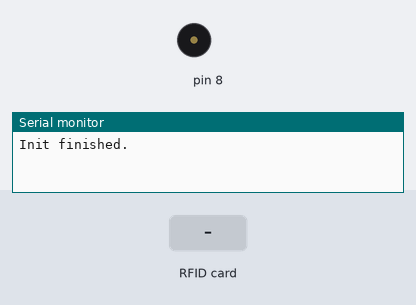
This sketch was run on a simulated Arduino Uno, built with avr-gcc and run on an emulated ATmega328P. Shown: buzzer (waves = sounding), the last lines printed to the serial monitor. Inputs (shaded band) come from the test bench.

Above: at 1.8 s.
1.9 s: RFID card 5E 7A 19 C4 held to the reader
At 3.05 s:
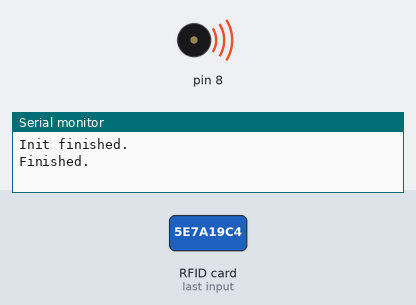
Timing chart, 0 to 4.9 s (numbered marks = the images above; inputs shaded):
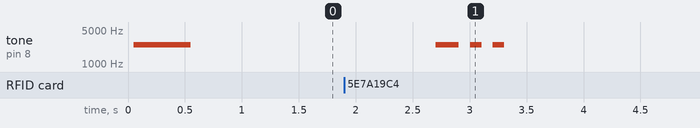

The sketch:

lakwsh.ino
```cpp
/*
 * RST/Reset   RST          9
 * SPI SS      SDA(SS)      10
 * SPI MOSI    MOSI         11 / ICSP-4
 * SPI MISO    MISO         12 / ICSP-1
 * SPI SCK     SCK          13 / ICSP-3
 */

#include <SPI.h>
#include <MFRC522.h>
#define RST_PIN    9
#define SS_PIN     10
MFRC522 mfrc522(SS_PIN,RST_PIN);
MFRC522::MIFARE_Key key;
MFRC522::StatusCode status;

void setup(){
    Serial.begin(9600);
    SPI.begin();          // 初始化SPI介面
    mfrc522.PCD_Init();   // 初始化MFRC522卡片
    beep(1,500);
    Serial.println("Init finished.\n");
    key={0x6C,0x61,0x6B,0x77,0x73,0x68};   //密碼B
}

void loop(){
    if(!detect()){
        delay(1000);
        return;
    }
    //if(!ReadAll()) Serial.println("Failed");         //讀取卡內所有數據
    //if(!ResetCard()) Serial.println("Failed");       //清除卡內除權限控制塊外所有數據
    //
    /**-------------------更改密碼------------------
    key={0xFF,0xFF,0xFF,0xFF,0xFF,0xFF};      //原卡KeyB用於獲取權限寫入數據
    // 权限控制 0F00FF0F KeyB无敌 KeyA无用
    // 前6個位為新寫入的KeyA，中間4位為權限控制，最後6位為KeyB
    byte data[]={0x00,0x00,0x00,0x00,0x00,0x00,0x0F,0x00,0xFF,0x0F,0x6C,0x61,0x6B,0x77,0x73,0x68};
    // 共有16個扇區，每個扇區一套獨立密碼保護
    //只會更改權限控制塊，扇區內另外3個數據塊不會被改動
    for(byte i=1;i<17;i++){
        if(!ChangePwd(i,data)){break;}
    }
    ----------------------------------------------**/
    /**-------------------讀取某塊------------------
    byte Block=60;         //讀取第60塊
    if(!GetAuth(Block)){
        Serial.print("無法獲取第");
        Serial.println(Block);
        Serial.println("塊的權限");
    }else{
        Read(Block);
    }
    ----------------------------------------------**/
    /**-------------------寫入某塊------------------
    byte Block=60;         //寫入第60塊
    byte data[]={0x12,0x34,0x56,0x78,0x90,0xAB,0xCD,0xEF,0x00,0x00,0x00,0x00,0x00,0x00,0x00,0x00};   //要寫入的數據
    if(!GetAuth(Block)){
        Serial.print("無法獲取第");
        Serial.println(Block);
        Serial.println("塊的權限");
    }else{
        if(!Write(Block,data)){
            Serial.print("無法寫入數據到第");
            Serial.println(Block);
            Serial.println("塊");
        }else{
            Read(Block);
        }
    }
    ----------------------------------------------**/
    Serial.println("Finished.\n");
    beep(2,100);
    HaltCard(1000);
    return;
}

bool ReadAll(){
    for(byte Block=3;Block<64;Block+=4){
        if(!GetAuth(Block)){
            Serial.print("Auth Error in Block: ");
            Serial.println(Block);
            Serial.println();
            return false;
        }
        for(char i=3;i+1>0;i--) Read(Block-i);
    }
    return true;
}

bool ResetCard(){
    byte data[]={0x00,0x00,0x00,0x00,0x00,0x00,0x00,0x00,0x00,0x00,0x00,0x00,0x00,0x00,0x00,0x00};
    for(byte Block=3;Block<64;Block+=4){
        if(!GetAuth(Block)){
            Serial.print("Auth Error in Block: ");
            Serial.println(Block);
            Serial.println();
            return false;
        }
        for(byte i=3;i>0;i--){
            if(Block-i==0) continue;
            if(!Write(Block-i,data)){
                Serial.print("Write Error in Block: ");
                Serial.println(Block-i);
                Serial.println();
                return false;
            }
            Read(Block-i);
        }
    }
    return true;
}

bool ChangePwd(byte sector,byte data[]){
    if(!GetAuth(sector*4-1)){
        Serial.print("Auth Error in Block: ");
        Serial.println(sector*4-1);
        Serial.println();
        return false;
    }
    if(Write(sector*4-1,data)) return true;
    return false;
}

//-----------------------------------Basic Function-----------------------------------//

void beep(byte btime,unsigned long blong){
    for(byte i=0;i<btime;i++){
        tone(8,2489,blong);
        delay(blong+100);
    }
}

bool detect(){
    if(!mfrc522.PICC_IsNewCardPresent()) return false;    // 是否感應到卡片
    if(!mfrc522.PICC_ReadCardSerial()) return false;      // 是否已讀取到卡片的ID
    MFRC522::PICC_Type piccType=mfrc522.PICC_GetType(mfrc522.uid.sak);
    if(piccType!=MFRC522::PICC_TYPE_MIFARE_1K) return false;
    beep(1,200);
    return true;
}

void HaltCard(int delaytime){
    // Halt PICC
    mfrc522.PICC_HaltA();
    // Stop encryption on PCD  也可省略
    mfrc522.PCD_StopCrypto1();
    delay(delaytime);
    return;
}

bool Read(byte Block){
    byte buffer[18];
    byte size=sizeof(buffer);
    status=(MFRC522::StatusCode)mfrc522.MIFARE_Read(Block,buffer,&size);
    if(status!=MFRC522::STATUS_OK) return false;
    Serial.print("Block ");
    Serial.print(Block);
    Serial.print(": ");
    PrintHex(buffer,16);
    return true;
}

bool Write(byte Block,byte data[]){
    status=(MFRC522::StatusCode)mfrc522.MIFARE_Write(Block,data,16);
    if(status!=MFRC522::STATUS_OK) return false;
    return true;
}

bool GetAuth(byte Block){
    status=(MFRC522::StatusCode)mfrc522.PCD_Authenticate(MFRC522::PICC_CMD_MF_AUTH_KEY_B,Block,&key,&(mfrc522.uid));
    if(status!=MFRC522::STATUS_OK) return false;
    beep(1,100);
    return true;
}

void PrintHex(byte *buffer,byte bufferSize){
    for(byte i=0;i<bufferSize;i++){
        Serial.print(buffer[i]<0x10?" 0":" ");
        Serial.print(buffer[i],HEX);
    }
    Serial.println();
}
```

Measured:
- after the input at 1.9 s, tone on pin 8: silent → 2489 Hz after 0.80 s, then repeats every 0.20 s: silent 0.10 s, 2489 Hz 0.10 s, until it stays silent from 3.3 s
